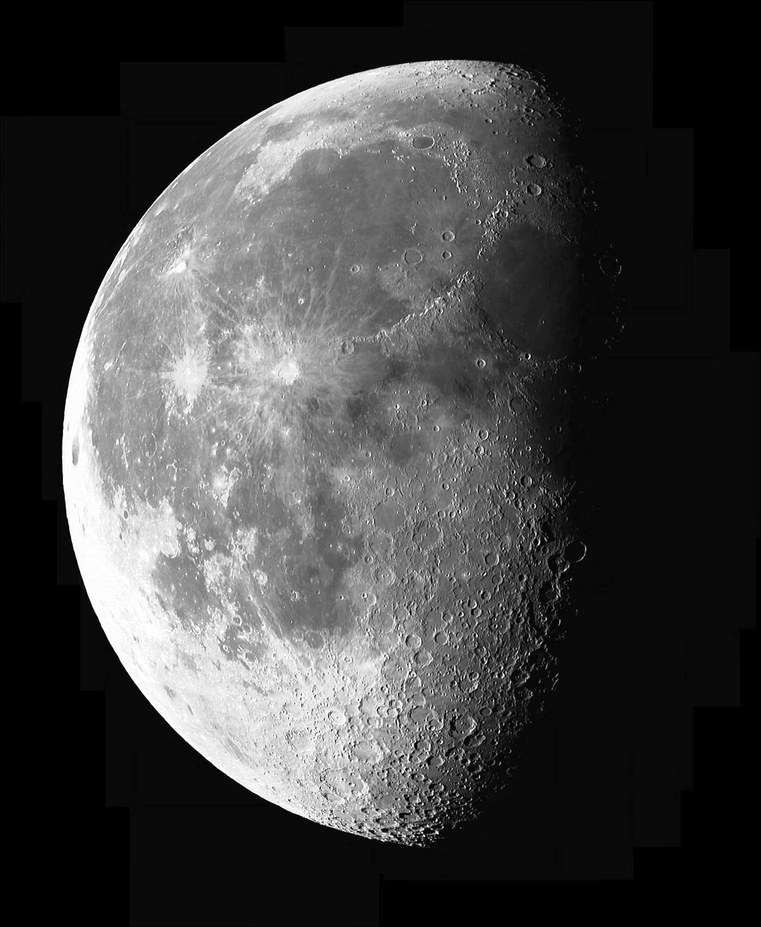
#> input picture data/sharpen/moon.png, 761 x 927 px, shrunk from 1400 x 1706 before the run
$ python q1.py
#> lines starting #> are read from the running program, lines starting #| are printed output that depends on the picture
import os
import numpy as np
import imageio.v3 as iio
import matplotlib.pyplot as plt
from scipy.ndimage import gaussian_filter

def unsharp_mask(image, sigma=1.0, s=1.0):

    image_float = image.astype(np.float64)

    if image_float.ndim == 3:
        blurred = np.zeros_like(image_float)
        for c in range(image_float.shape[2]):
            blurred[:, :, c] = gaussian_filter(image_float[:, :, c], sigma=sigma, mode='nearest')
    else:
        blurred = gaussian_filter(image_float, sigma=sigma, mode='nearest')

    mask = image_float - blurred
    sharpened = image_float + s * mask

    if image.ndim == 3:
        input_min = np.min(image_float)
        input_max = np.max(image_float)
        sharpened = np.clip(sharpened, input_min, input_max).astype(np.uint8)

    return sharpened

def process_and_save(image_path, output_dir=".", sigma_val=1.5, s1=1.0, s2=2.5):

    os.makedirs(output_dir, exist_ok=True)
    base_name = os.path.splitext(os.path.basename(image_path))[0]

    img = iio.imread(image_path)
    is_gray = (img.ndim == 2)

    if is_gray:
        img = img.astype(np.float64)

    sharp1 = unsharp_mask(img, sigma=sigma_val, s=s1)
    sharp2 = unsharp_mask(img, sigma=sigma_val, s=s2)

    images_to_save = [
        (f"{base_name}_original.png", img, "Original"),
        (f"{base_name}_sharp_s{s1}.png", sharp1, f"Sharpened s={s1}"),
        (f"{base_name}_sharp_s{s2}.png", sharp2, f"Sharpened s={s2}")
    ]

    vmin = np.min(img)
    vmax = np.max(img)

    for filename, data, title in images_to_save:
        save_path = os.path.join(output_dir, filename)

        if is_gray:
            fig, ax = plt.subplots(figsize=(6, 6))
            im = ax.imshow(data, cmap='gray', vmin=vmin, vmax=vmax)
            ax.set_title(title)
            ax.axis('off')
            fig.colorbar(im, ax=ax, fraction=0.046, pad=0.04)
            plt.savefig(save_path, bbox_inches='tight', dpi=300)
            plt.close(fig)
        else:
            iio.imwrite(save_path, data)

        print(f"Saved: {save_path}")

image_paths = [
    "data/sharpen/moon.png",
    "data/sharpen/peacock.png",
    "data/sharpen/tiger.png"
]

for path in image_paths:
    try:
        process_and_save(path, output_dir="output_q1", sigma_val=3.0, s1=1.5, s2=3.0)
#> in process_and_save, img is the input picture: shape (927, 761, 3); min 0, max 255, mean 65.3
#> after the loop in unsharp_mask, `for c in range(image_float.shape[2]):`:
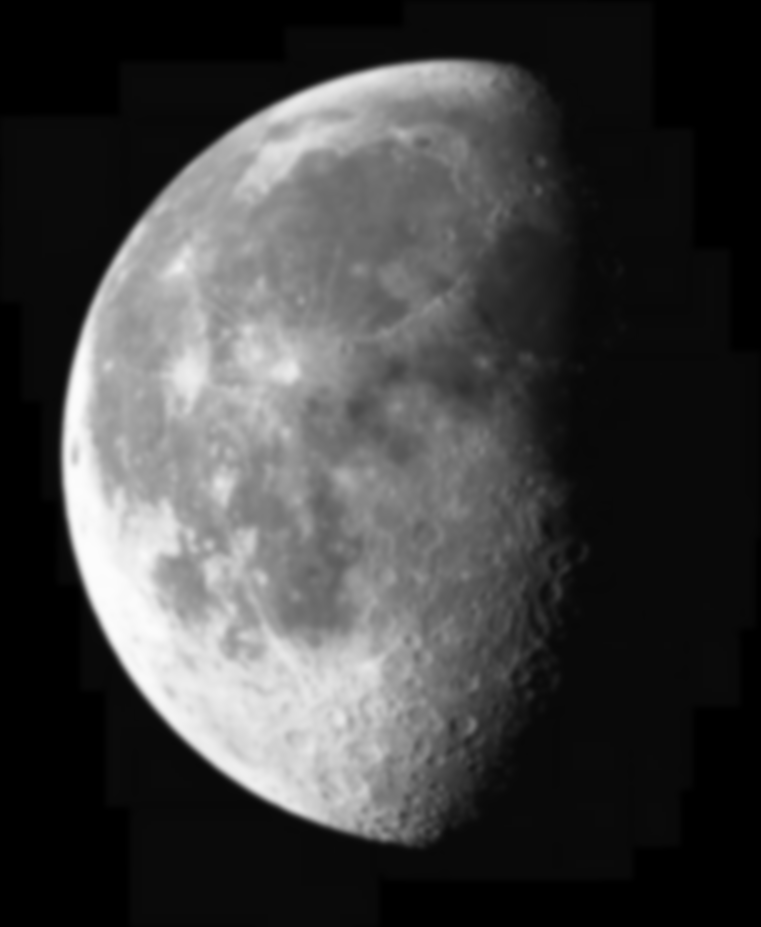
#> blurred: shape (927, 761, 3) float64; min 0, max 252.8, mean 65.3
#> in unsharp_mask, `mask = image_float - blurred`:
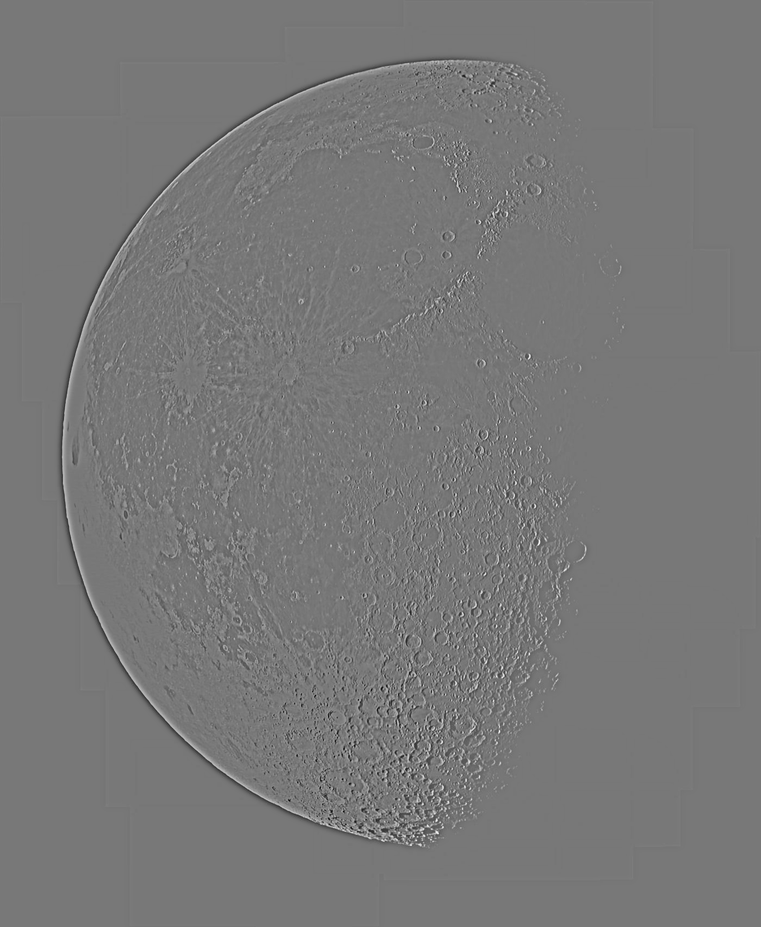
#> mask: shape (927, 761, 3) float64; min -186.1, max 208.5, mean 0; drawn with min black and max white
#> in unsharp_mask, `sharpened = image_float + s * mask`:
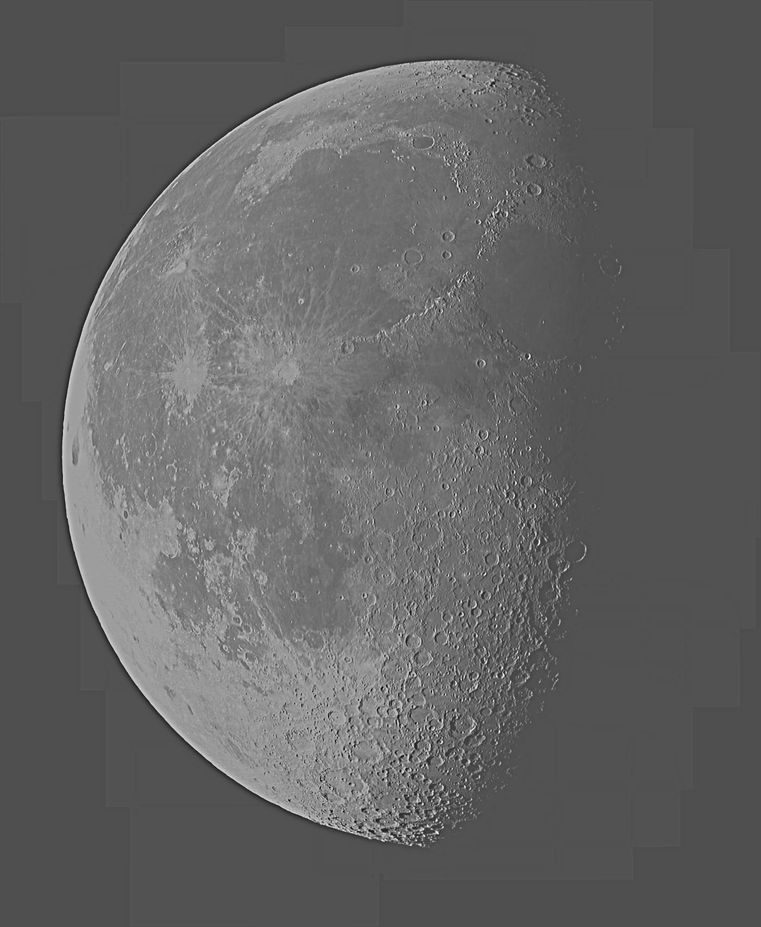
#> sharpened: shape (927, 761, 3) float64; min -256, max 567.8, mean 65.3; drawn with min black and max white
#> in unsharp_mask, `input_min = np.min(image_float)`: input_min = 0
#> in unsharp_mask, `input_max = np.max(image_float)`: input_max = 255
#> in unsharp_mask, `sharpened = np.clip(sharpened, input_min, input_max).astype(np.uint8)`:
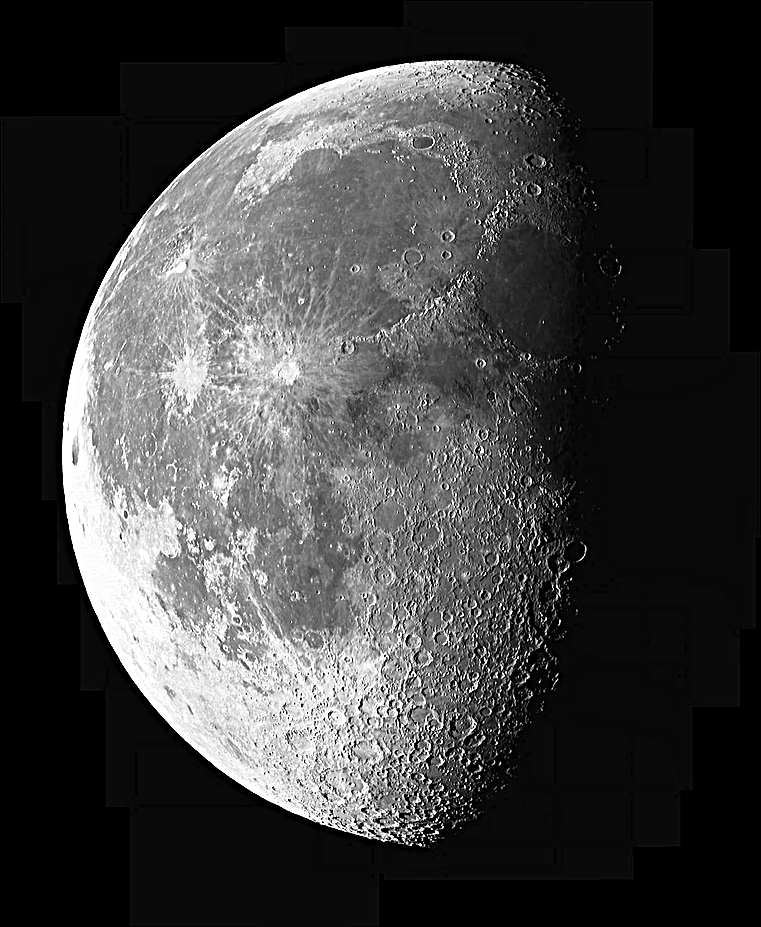
#> sharpened: shape (927, 761, 3); min 0, max 255, mean 64.9
#> in process_and_save, `vmin = np.min(img)`: vmin = 0
#> in process_and_save, `vmax = np.max(img)`: vmax = 255
#> the loop in process_and_save, `for filename, data, title in images_to_save:` made 3 passes
#> (filename, title) on passes 1 to 3: ('moon_original.png', 'Original'), ('moon_sharp_s1.5.png', 'Sharpened s=1.5'), ('moon_sharp_s3.0.png', 'Sharpened s=3.0')
#| Saved: output_q1/moon_original.png
#| Saved: output_q1/moon_sharp_s1.5.png
#| Saved: output_q1/moon_sharp_s3.0.png
    except FileNotFoundError:
        print(f"File not found: {path}. Please verify your image path.")
#> pass 2 of the loop `for path in image_paths:`:
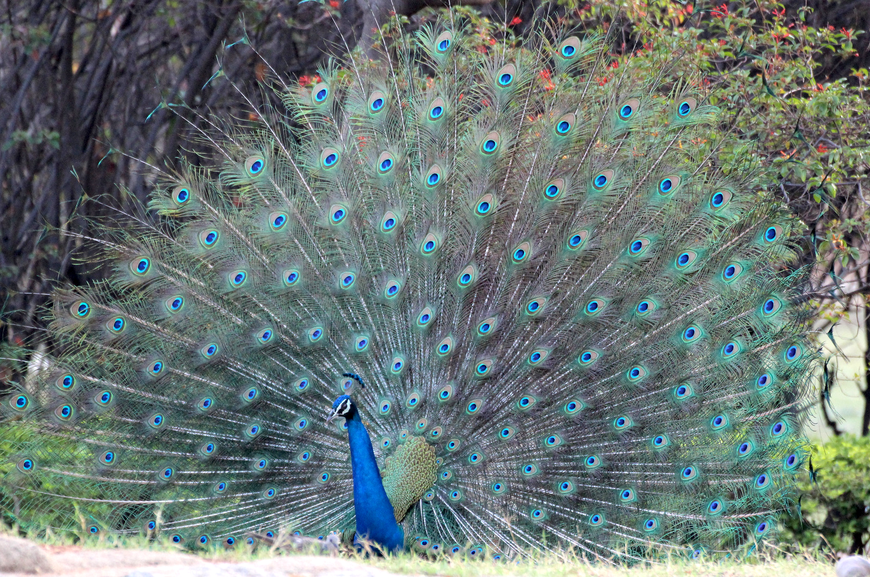
#> input picture data/sharpen/peacock.png, 870 x 577 px, shrunk from 1600 x 1062 before the run
#> in process_and_save, img is the input picture: shape (577, 870, 3); mean R, G, B 106, 119.4, 117
#> image_float: shape (577, 870, 3) float64
#> after the loop in unsharp_mask (call 3), `for c in range(image_float.shape[2]):`:
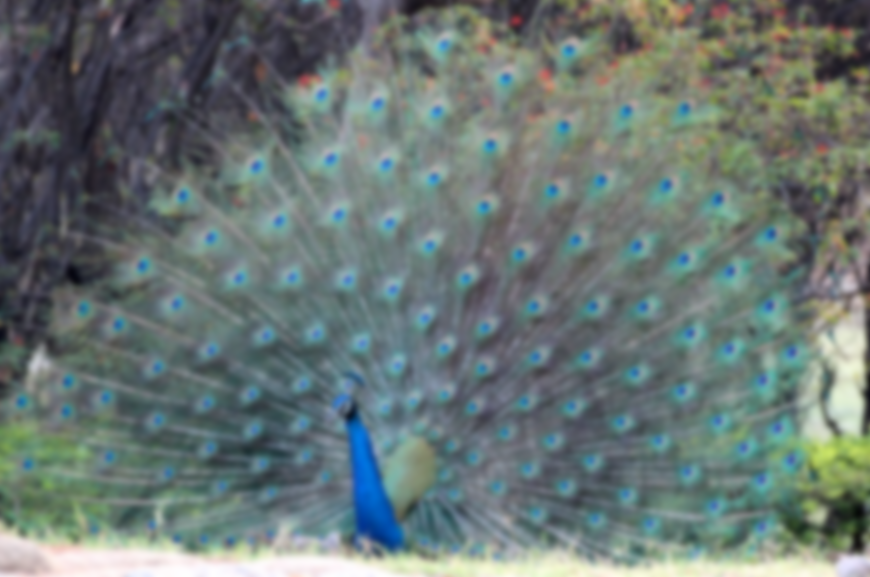
#> blurred: shape (577, 870, 3) float64; mean R, G, B 106, 119.5, 117.1
#> mask: shape (577, 870, 3) float64
#> in unsharp_mask (call 4), `sharpened = np.clip(sharpened, input_min, input_max).astype(np.uint8)`:
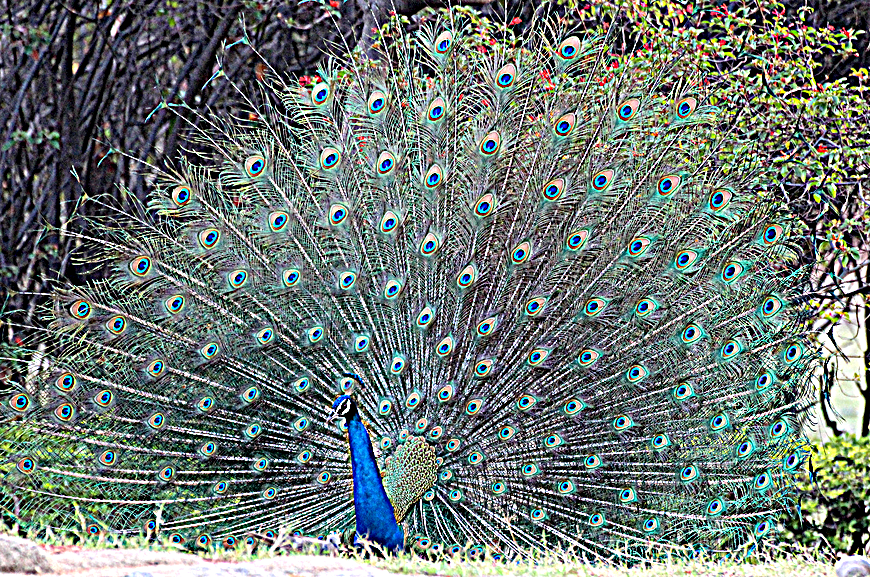
#> sharpened: shape (577, 870, 3); mean R, G, B 107.3, 118.6, 114.2
#> the loop in process_and_save (call 2), `for filename, data, title in images_to_save:` made 3 passes
#> (printed output is left out)
